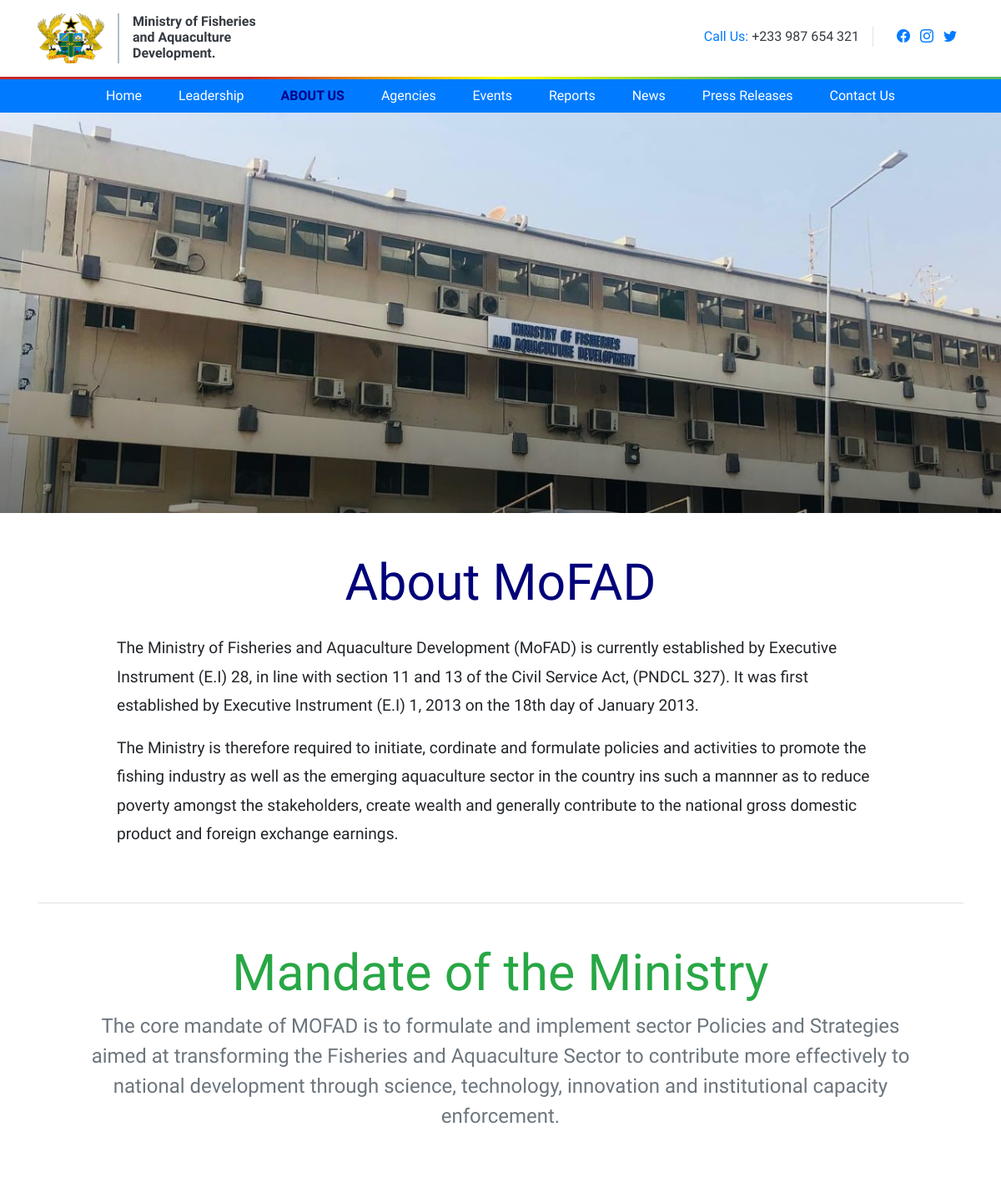
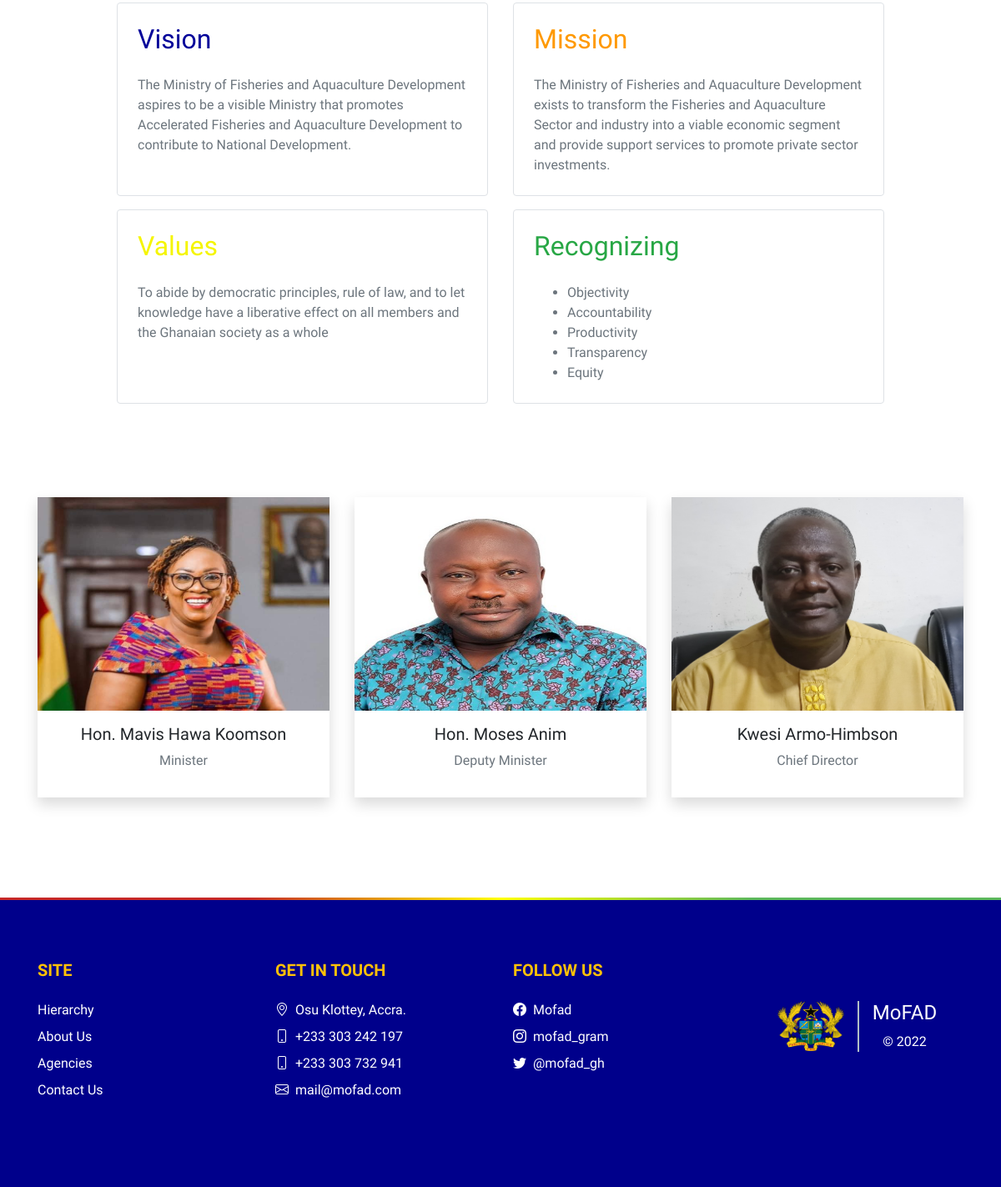
/about, run on the app's committed database (2 pictures, top to bottom).
### leadership/models.py (models this page shows, shortened)
class Leader(models.Model):
    name = models.CharField(max_length=70)
    image = models.FileField(null=True, upload_to="leader_images")
    board = models.ForeignKey("Board", on_delete=models.CASCADE, null=True)
    role = models.CharField(max_length=255)
    bio = RichTextField()
    feature = models.BooleanField(default=False)
    slug = models.SlugField(default="will-be-added-when-saved")
    date = models.DateTimeField(default=timezone.now)
    class Meta:
        ordering = ["date"]

### archives/views.py (the view)
# urls.py: path("about", views.AboutView, name="about"),
def AboutView(request):
    leader_list = Leader.objects.filter(feature=True)[:3]
    context = {"leaders": leader_list}
    return render(request, "archives/about.html", context)

### archives/templates/archives/about.html
{% extends 'base.html' %}
{% block menu-about %}menu-active{% endblock menu-about %}
{% block content %}
<div class="banner"
    style="background-image: linear-gradient(rgba(0, 0, 0, 0.0), rgba(0,0,0,0.03), rgba(0, 0, 0, 0.4)), url('/static/images/photo_2022-02-28_09-16-37.jpg')">
</div>
<section class="container my-5 pb-5">
    <div class="row justify-content-center">
        <div class="col-md-11 col-lg-10">
            <div class="about-text">
                <center>
                    <h1 class="">About MoFAD</h1>
                </center>
                <p>The Ministry of Fisheries and Aquaculture Development (MoFAD) is currently established by Executive Instrument (E.I) 28, in line with section 11 and 13 of the Civil Service Act, (PNDCL 327). It was first established by Executive Instrument (E.I) 1, 2013 on the 18th day of January 2013.</p>
                <p>The Ministry is therefore required to initiate, cordinate and formulate policies and activities to promote the fishing industry as well as the emerging aquaculture sector in the country ins such a mannner as to reduce poverty amongst the stakeholders, create wealth and generally contribute to the national gross domestic product and foreign exchange earnings.</p>
            </div>
        </div>
    </div>
    <div class="mt-5 mission py-5 p-md-5 border-top ">
        <center>
            <h1 class="text-success">Mandate of the Ministry</h1>
            <p class="text-muted">The core mandate of MOFAD is to formulate and implement sector Policies and Strategies aimed at transforming the Fisheries and Aquaculture Sector to contribute more effectively to national development through science, technology, innovation and institutional capacity enforcement.</p>
        </center>
    </div>
    <div class="row justify-content-center">
        <div class="col-md-5 mb-3">
            <div class="aim p-4 border rounded">
                <h2 class="text-navy mb-4">Vision</h2>
                <p class="mb-0 text-muted">The Ministry of Fisheries and Aquaculture Development aspires to be a visible Ministry that promotes Accelerated Fisheries and Aquaculture Development to contribute to National Development.
</p>
            </div>
        </div>
        <div class="col-md-5 mb-3">
            <div class="aim p-4 border rounded">
                <h2 class="text-orange mb-4">Mission</h2>
                <p class="mb-0 text-muted">The Ministry of Fisheries and Aquaculture Development exists to transform the Fisheries and Aquaculture Sector and industry into a viable economic segment and provide support services to promote private sector investments.</p>
            </div>
        </div>
        <div class="col-md-5 mb-3">
            <div class="aim p-4 border rounded">
                <h2 class="text-yellow mb-4">Values</h2>
                <p class="mb-0 text-muted">To abide by democratic principles, rule of law, and to
                    let knowledge have a liberative effect on all members and the Ghanaian
                    society as a whole</p>
            </div>
        </div>
        <div class="col-md-5 mb-3">
            <div class="aim p-4 border rounded">
                <h2 class="text-success mb-4">Recognizing</h2>
                <ul class="mb-0 text-muted">
                    <li>Objectivity</li>
                    <li>Accountability</li>
                    <li>Productivity</li>
                    <li>Transparency</li>
                    <li>Equity</li>
                </ul>
            </div>
        </div>
    </div>
</section>
<section class="leaders mb-5">
    <div class="container pb-5">
        <div class="row justify-content-center">
            {% for leader in leaders %}
            <div class="col-12 col-md-4 mb-4">
                <div class="leader-card bg-white shadow">
                    <img src="{{MEDIA_URL}}{{leader.image.url}}" alt="" class="img-fluid">
                    <div class="py-3 px-4 text-center">
                        <h5>{{leader.name}}</h5>
                        <p class="text-muted">{{leader.role}}</p>
                    </div>
                </div>
            </div>
            {% endfor %}
        </div>
    </div>
</section>
{% endblock content %}

### static/css/main.css (style rules this page uses)
html, body { margin: 0; padding: 0; font-family: "Josefin Sans", sans-serif !important; box-sizing: border-box; scroll-behavior: smooth !important; background-color: #fff; }
.text-navy { color: #000099 !important; }
.text-orange { color: #ff9900 !important; }
.text-yellow { color: #f5f500 !important; }
.mission h1 { font-size: 3.8rem; font-weight: 100 !important; }
.mission p { font-size: 1.5rem; }
.leader-card { height: 100%; }
.leader-card img { width: 100%; height: 16rem; }
.banner { background-position: bottom; background-size: cover; height: 60vh; }
.about-text h1 { color: #000079; font-size: 3.8rem; font-weight: 100 !important; margin-bottom: 1.5rem; }
.about-text p { font-size: 1.2rem; line-height: 1.8 !important; }
.aim { height: 100%; }

### data on the page
Leader: image (picture), name "Hon. Mavis Hawa Koomson", role "Minister"
Leader: image (picture), name "Hon. Moses Anim", role "Deputy Minister"
Leader: image (picture), name "Kwesi Armo-Himbson", role "Chief Director"
